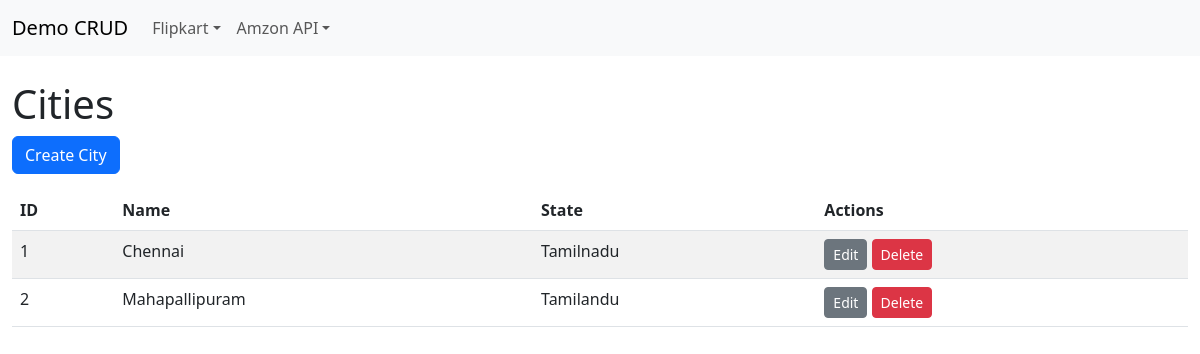
Page /flipkart/web/cities/ on the earlier database version.
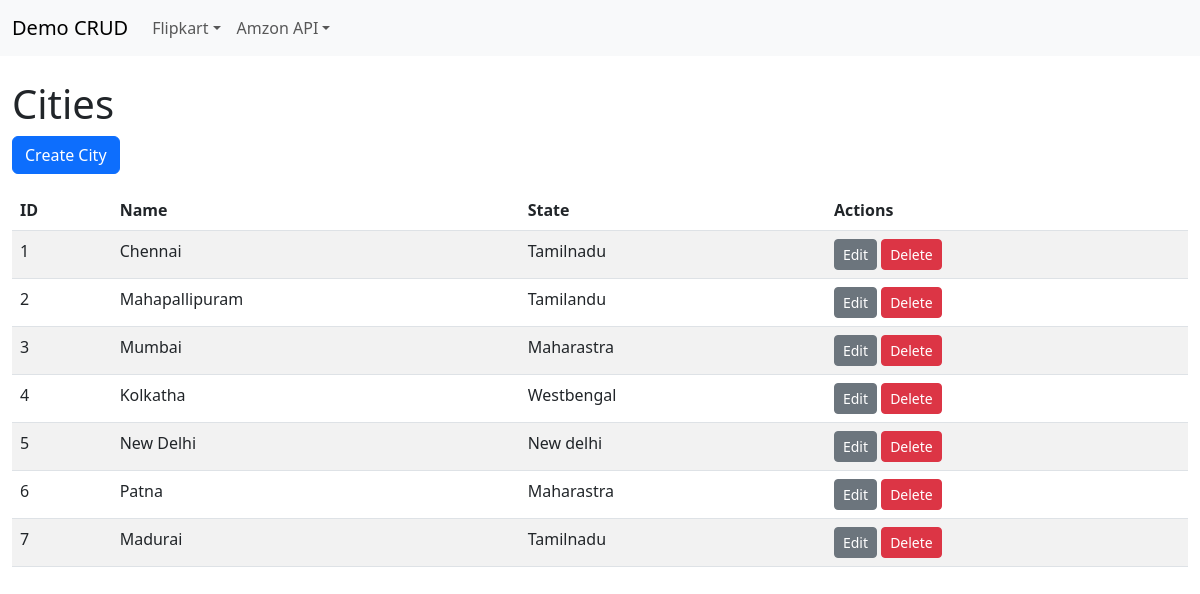
Same page on the later database version.
### flipkart/models.py (models this page shows, shortened)
class City(models.Model):
    city = models.CharField(max_length=100)
    state = models.CharField(max_length=100)
    pin_code = models.IntegerField(null=True, blank=True)

### flipkart/views.py (the view)
# urls.py: path('web/cities/', views.city_list_web, name='flipkart-city-list-web'),
def city_list_web(request):
	cities = City.objects.all()
	return render(request, 'flipkart/city_list.html', {'cities': cities})

### flipkart/templates/flipkart/city_list.html
{% extends 'base.html' %}
{% block content %}
<h1>Cities</h1>
<a class="btn btn-primary mb-3" href="{% url 'flipkart-city-create-web' %}">Create City</a>
<table class="table table-striped">
    <thead><tr><th>ID</th><th>Name</th><th>State</th><th>Actions</th></tr></thead>
    <tbody>
    {% for c in cities %}
        <tr>
            <td>{{ c.id }}</td>
            <td>{{ c.city }}</td>
            <td>{{ c.state }}</td>
            <td>
                <a class="btn btn-sm btn-secondary" href="{% url 'flipkart-city-edit-web' c.id %}">Edit</a>
                <a class="btn btn-sm btn-danger" href="{% url 'flipkart-city-delete-web' c.id %}">Delete</a>
            </td>
        </tr>
    {% empty %}
        <tr><td colspan="4">No cities yet</td></tr>
    {% endfor %}
    </tbody>
</table>
{% endblock %}

Differences in the rows shown:
added City: id "3", city "Mumbai", state "Maharastra"
added City: id "4", city "Kolkatha", state "Westbengal"
added City: id "5", city "New Delhi", state "New delhi"
added City: id "6", city "Patna", state "Maharastra"
added City: id "7", city "Madurai", state "Tamilnadu"
